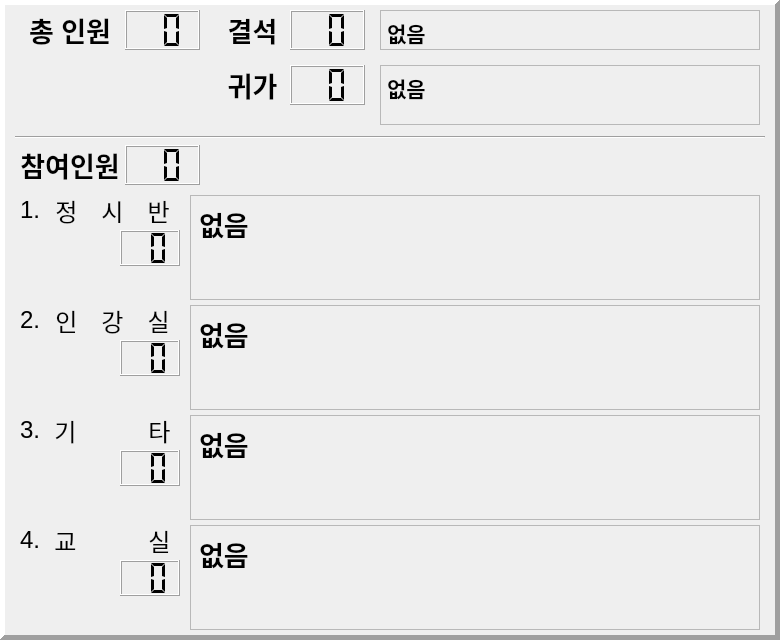
   <widget class="QFrame" name="display_frame">
    <property name="geometry">
     <rect>
      <x>410</x>
      <y>50</y>
      <width>780</width>
      <height>640</height>
     </rect>
    </property>
    <property name="frameShape">
     <enum>QFrame::Panel</enum>
    </property>
    <property name="frameShadow">
     <enum>QFrame::Raised</enum>
    </property>
    <property name="lineWidth">
     <number>5</number>
    </property>
    <widget class="QLabel" name="display_no_1">
     <property name="geometry">
      <rect>
       <x>10</x>
       <y>195</y>
       <width>30</width>
       <height>30</height>
      </rect>
     </property>
     <property name="font">
      <font>
       <pointsize>18</pointsize>
      </font>
     </property>
     <property name="text">
      <string>1.</string>
     </property>
     <property name="alignment">
      <set>Qt::AlignRight|Qt::AlignTrailing|Qt::AlignVCenter</set>
     </property>
    </widget>
    <widget class="QLabel" name="display_no_2">
     <property name="geometry">
      <rect>
       <x>10</x>
       <y>305</y>
       <width>30</width>
       <height>30</height>
      </rect>
     </property>
     <property name="font">
      <font>
       <pointsize>18</pointsize>
      </font>
     </property>
     <property name="text">
      <string>2.</string>
     </property>
     <property name="alignment">
      <set>Qt::AlignRight|Qt::AlignTrailing|Qt::AlignVCenter</set>
     </property>
    </widget>
    <widget class="QLabel" name="display_no_3">
     <property name="geometry">
      <rect>
       <x>10</x>
       <y>415</y>
       <width>30</width>
       <height>30</height>
      </rect>
     </property>
     <property name="font">
      <font>
       <pointsize>18</pointsize>
      </font>
     </property>
     <property name="text">
      <string>3.</string>
     </property>
     <property name="alignment">
      <set>Qt::AlignRight|Qt::AlignTrailing|Qt::AlignVCenter</set>
     </property>
    </widget>
    <widget class="QLabel" name="display_no_4">
     <property name="geometry">
      <rect>
       <x>10</x>
       <y>525</y>
       <width>30</width>
       <height>30</height>
      </rect>
     </property>
     <property name="font">
      <font>
       <pointsize>18</pointsize>
      </font>
     </property>
     <property name="text">
      <string>4.</string>
     </property>
     <property name="alignment">
      <set>Qt::AlignRight|Qt::AlignTrailing|Qt::AlignVCenter</set>
     </property>
    </widget>
    <widget class="QLabel" name="display_menu_1">
     <property name="geometry">
      <rect>
       <x>45</x>
       <y>195</y>
       <width>135</width>
       <height>30</height>
      </rect>
     </property>
     <property name="font">
      <font>
       <pointsize>18</pointsize>
      </font>
     </property>
     <property name="text">
      <string>정　시　반</string>
     </property>
     <property name="alignment">
      <set>Qt::AlignCenter</set>
     </property>
    </widget>
    <widget class="QLabel" name="display_menu_2">
     <property name="geometry">
      <rect>
       <x>45</x>
       <y>305</y>
       <width>135</width>
       <height>30</height>
      </rect>
     </property>
     <property name="font">
      <font>
       <pointsize>18</pointsize>
      </font>
     </property>
     <property name="text">
      <string>인　강　실</string>
     </property>
     <property name="alignment">
      <set>Qt::AlignCenter</set>
     </property>
    </widget>
    <widget class="QLabel" name="display_menu_3">
     <property name="geometry">
      <rect>
       <x>45</x>
       <y>415</y>
       <width>135</width>
       <height>30</height>
      </rect>
     </property>
     <property name="font">
      <font>
       <pointsize>18</pointsize>
      </font>
     </property>
     <property name="text">
      <string>기　　　타</string>
     </property>
     <property name="alignment">
      <set>Qt::AlignCenter</set>
     </property>
    </widget>
    <widget class="QLabel" name="display_menu_4">
     <property name="geometry">
      <rect>
       <x>45</x>
       <y>525</y>
       <width>135</width>
       <height>30</height>
      </rect>
     </property>
     <property name="font">
      <font>
       <pointsize>18</pointsize>
      </font>
     </property>
     <property name="text">
      <string>교　　　실</string>
     </property>
     <property name="alignment">
      <set>Qt::AlignCenter</set>
     </property>
    </widget>
    <widget class="QLabel" name="display_content_1">
     <property name="geometry">
      <rect>
       <x>190</x>
       <y>195</y>
       <width>570</width>
       <height>105</height>
      </rect>
     </property>
     <property name="font">
      <font>
       <family>나눔스퀘어 ExtraBold</family>
       <pointsize>20</pointsize>
       <weight>75</weight>
       <bold>true</bold>
      </font>
     </property>
     <property name="frameShape">
      <enum>QFrame::StyledPanel</enum>
     </property>
     <property name="frameShadow">
      <enum>QFrame::Plain</enum>
     </property>
     <property name="text">
      <string>없음</string>
     </property>
     <property name="alignment">
      <set>Qt::AlignLeading|Qt::AlignLeft|Qt::AlignTop</set>
     </property>
    </widget>
    <widget class="QLabel" name="display_content_2">
     <property name="geometry">
      <rect>
       <x>190</x>
       <y>305</y>
       <width>570</width>
       <height>105</height>
      </rect>
     </property>
     <property name="font">
      <font>
       <family>나눔스퀘어 ExtraBold</family>
       <pointsize>20</pointsize>
       <weight>75</weight>
       <bold>true</bold>
      </font>
     </property>
     <property name="frameShape">
      <enum>QFrame::StyledPanel</enum>
     </property>
     <property name="frameShadow">
      <enum>QFrame::Plain</enum>
     </property>
     <property name="text">
      <string>없음</string>
     </property>
     <property name="alignment">
      <set>Qt::AlignLeading|Qt::AlignLeft|Qt::AlignTop</set>
     </property>
    </widget>
    <widget class="QLabel" name="display_content_3">
     <property name="geometry">
      <rect>
       <x>190</x>
       <y>415</y>
       <width>570</width>
       <height>105</height>
      </rect>
     </property>
     <property name="font">
      <font>
       <family>나눔스퀘어 ExtraBold</family>
       <pointsize>20</pointsize>
       <weight>75</weight>
       <bold>true</bold>
      </font>
     </property>
     <property name="frameShape">
      <enum>QFrame::StyledPanel</enum>
     </property>
     <property name="frameShadow">
      <enum>QFrame::Plain</enum>
     </property>
     <property name="text">
      <string>없음</string>
     </property>
     <property name="alignment">
      <set>Qt::AlignLeading|Qt::AlignLeft|Qt::AlignTop</set>
     </property>
    </widget>
    <widget class="QLabel" name="display_content_4">
     <property name="geometry">
      <rect>
       <x>190</x>
       <y>525</y>
       <width>570</width>
       <height>105</height>
      </rect>
     </property>
     <property name="font">
      <font>
       <family>나눔스퀘어 ExtraBold</family>
       <pointsize>20</pointsize>
       <weight>75</weight>
       <bold>true</bold>
      </font>
     </property>
     <property name="frameShape">
      <enum>QFrame::StyledPanel</enum>
     </property>
     <property name="frameShadow">
      <enum>QFrame::Plain</enum>
     </property>
     <property name="text">
      <string>없음</string>
     </property>
     <property name="alignment">
      <set>Qt::AlignLeading|Qt::AlignLeft|Qt::AlignTop</set>
     </property>
    </widget>
    <widget class="QLabel" name="display_content_5">
     <property name="geometry">
      <rect>
       <x>380</x>
       <y>65</y>
       <width>380</width>
       <height>60</height>
      </rect>
     </property>
     <property name="font">
      <font>
       <family>나눔스퀘어 ExtraBold</family>
       <pointsize>16</pointsize>
       <weight>75</weight>
       <bold>true</bold>
      </font>
     </property>
     <property name="frameShape">
      <enum>QFrame::StyledPanel</enum>
     </property>
     <property name="frameShadow">
      <enum>QFrame::Plain</enum>
     </property>
     <property name="text">
      <string>없음</string>
     </property>
     <property name="alignment">
      <set>Qt::AlignLeading|Qt::AlignLeft|Qt::AlignTop</set>
     </property>
    </widget>
    <widget class="QLabel" name="display_content_6">
     <property name="geometry">
      <rect>
       <x>380</x>
       <y>10</y>
       <width>380</width>
       <height>40</height>
      </rect>
     </property>
     <property name="font">
      <font>
       <family>나눔스퀘어 ExtraBold</family>
       <pointsize>16</pointsize>
       <weight>75</weight>
       <bold>true</bold>
      </font>
     </property>
     <property name="frameShape">
      <enum>QFrame::StyledPanel</enum>
     </property>
     <property name="frameShadow">
      <enum>QFrame::Plain</enum>
     </property>
     <property name="text">
      <string>없음</string>
     </property>
     <property name="alignment">
      <set>Qt::AlignLeading|Qt::AlignLeft|Qt::AlignTop</set>
     </property>
    </widget>
    <widget class="QLabel" name="display_menu_absent">
     <property name="geometry">
      <rect>
       <x>220</x>
       <y>10</y>
       <width>65</width>
       <height>40</height>
      </rect>
     </property>
     <property name="font">
      <font>
       <pointsize>20</pointsize>
       <weight>75</weight>
       <bold>true</bold>
      </font>
     </property>
     <property name="text">
      <string>결석</string>
     </property>
     <property name="alignment">
      <set>Qt::AlignCenter</set>
     </property>
    </widget>
    <widget class="QLabel" name="display_menu_home">
     <property name="geometry">
      <rect>
       <x>220</x>
       <y>65</y>
       <width>65</width>
       <height>40</height>
      </rect>
     </property>
     <property name="font">
      <font>
       <pointsize>20</pointsize>
       <weight>75</weight>
       <bold>true</bold>
      </font>
     </property>
     <property name="text">
      <string>귀가</string>
     </property>
     <property name="alignment">
      <set>Qt::AlignCenter</set>
     </property>
    </widget>
    <widget class="QLabel" name="display_menu_school">
     <property name="geometry">
      <rect>
       <x>20</x>
       <y>145</y>
       <width>100</width>
       <height>40</height>
      </rect>
     </property>
     <property name="font">
      <font>
       <pointsize>20</pointsize>
       <weight>75</weight>
       <bold>true</bold>
      </font>
     </property>
     <property name="text">
      <string>참여인원</string>
     </property>
     <property name="alignment">
      <set>Qt::AlignCenter</set>
     </property>
    </widget>
    <widget class="QLabel" name="display_menu_total">
     <property name="geometry">
      <rect>
       <x>20</x>
       <y>10</y>
       <width>100</width>
       <height>40</height>
      </rect>
     </property>
     <property name="font">
      <font>
       <pointsize>20</pointsize>
       <weight>75</weight>
       <bold>true</bold>
      </font>
     </property>
     <property name="text">
      <string>총 인원</string>
     </property>
     <property name="alignment">
      <set>Qt::AlignCenter</set>
     </property>
    </widget>
    <widget class="Line" name="HSeparator3">
     <property name="geometry">
      <rect>
       <x>15</x>
       <y>135</y>
       <width>750</width>
       <height>5</height>
      </rect>
     </property>
     <property name="orientation">
      <enum>Qt::Horizontal</enum>
     </property>
    </widget>
    <widget class="QLCDNumber" name="lcd_menu_1">
     <property name="geometry">
      <rect>
       <x>120</x>
       <y>230</y>
       <width>60</width>
       <height>36</height>
      </rect>
     </property>
     <property name="font">
      <font>
       <weight>75</weight>
       <bold>true</bold>
      </font>
     </property>
     <property name="digitCount">
      <number>2</number>
     </property>
     <property name="segmentStyle">
      <enum>QLCDNumber::Flat</enum>
     </property>
     <property name="value" stdset="0">
      <double>0.000000000000000</double>
     </property>
    </widget>
    <widget class="QLCDNumber" name="lcd_menu_2">
     <property name="geometry">
      <rect>
       <x>120</x>
       <y>340</y>
       <width>60</width>
       <height>36</height>
      </rect>
     </property>
     <property name="font">
      <font>
       <weight>75</weight>
       <bold>true</bold>
      </font>
     </property>
     <property name="digitCount">
      <number>2</number>
     </property>
     <property name="segmentStyle">
      <enum>QLCDNumber::Flat</enum>
     </property>
    </widget>
    <widget class="QLCDNumber" name="lcd_menu_3">
     <property name="geometry">
      <rect>
       <x>120</x>
       <y>450</y>
       <width>60</width>
       <height>36</height>
      </rect>
     </property>
     <property name="font">
      <font>
       <weight>75</weight>
       <bold>true</bold>
      </font>
     </property>
     <property name="digitCount">
      <number>2</number>
     </property>
     <property name="segmentStyle">
      <enum>QLCDNumber::Flat</enum>
     </property>
    </widget>
    <widget class="QLCDNumber" name="lcd_menu_4">
     <property name="geometry">
      <rect>
       <x>120</x>
       <y>560</y>
       <width>60</width>
       <height>36</height>
      </rect>
     </property>
     <property name="font">
      <font>
       <weight>75</weight>
       <bold>true</bold>
      </font>
     </property>
     <property name="digitCount">
      <number>2</number>
     </property>
     <property name="segmentStyle">
      <enum>QLCDNumber::Flat</enum>
     </property>
    </widget>
    <widget class="QLCDNumber" name="lcd_menu_5">
     <property name="geometry">
      <rect>
       <x>290</x>
       <y>65</y>
       <width>75</width>
       <height>40</height>
      </rect>
     </property>
     <property name="font">
      <font>
       <weight>75</weight>
       <bold>true</bold>
      </font>
     </property>
     <property name="digitCount">
      <number>2</number>
     </property>
     <property name="segmentStyle">
      <enum>QLCDNumber::Flat</enum>
     </property>
    </widget>
    <widget class="QLCDNumber" name="lcd_menu_6">
     <property name="geometry">
      <rect>
       <x>290</x>
       <y>10</y>
       <width>75</width>
       <height>40</height>
      </rect>
     </property>
     <property name="font">
      <font>
       <weight>75</weight>
       <bold>true</bold>
      </font>
     </property>
     <property name="digitCount">
      <number>2</number>
     </property>
     <property name="segmentStyle">
      <enum>QLCDNumber::Flat</enum>
     </property>
    </widget>
    <widget class="QLCDNumber" name="lcd_school">
     <property name="geometry">
      <rect>
       <x>125</x>
       <y>145</y>
       <width>75</width>
       <height>40</height>
      </rect>
     </property>
     <property name="font">
      <font>
       <weight>75</weight>
       <bold>true</bold>
      </font>
     </property>
     <property name="digitCount">
      <number>2</number>
     </property>
     <property name="segmentStyle">
      <enum>QLCDNumber::Flat</enum>
     </property>
    </widget>
    <widget class="QLCDNumber" name="lcd_total">
     <property name="geometry">
      <rect>
       <x>125</x>
       <y>10</y>
       <width>75</width>
       <height>40</height>
      </rect>
     </property>
     <property name="font">
      <font>
       <weight>75</weight>
       <bold>true</bold>
      </font>
     </property>
     <property name="digitCount">
      <number>2</number>
     </property>
     <property name="segmentStyle">
      <enum>QLCDNumber::Flat</enum>
     </property>
    </widget>
   </widget>
